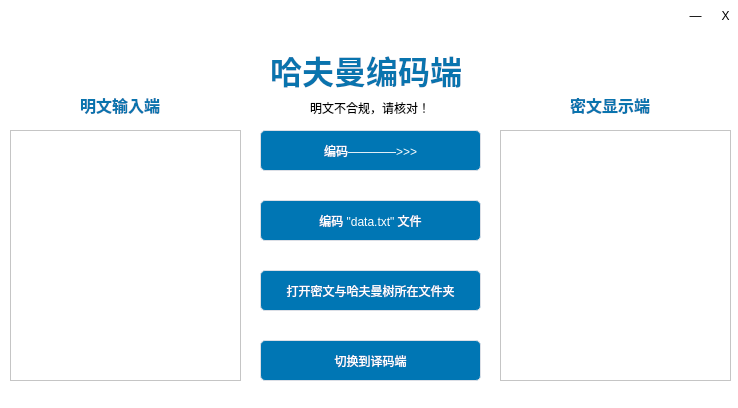
<?xml version="1.0" encoding="UTF-8"?>
<ui version="4.0">
 <class>Sender_interface</class>
 <widget class="QWidget" name="Sender_interface">
  <property name="geometry">
   <rect>
    <x>0</x>
    <y>0</y>
    <width>738</width>
    <height>408</height>
   </rect>
  </property>
  <property name="windowTitle">
   <string>Sender_interface</string>
  </property>
  <widget class="QFrame" name="LoginMenu">
   <property name="geometry">
    <rect>
     <x>0</x>
     <y>0</y>
     <width>761</width>
     <height>421</height>
    </rect>
   </property>
   <property name="styleSheet">
    <string notr="true">background-color: rgb(255, 255, 255);</string>
   </property>
   <property name="frameShape">
    <enum>QFrame::NoFrame</enum>
   </property>
   <property name="frameShadow">
    <enum>QFrame::Raised</enum>
   </property>
   <widget class="QPushButton" name="Data_Encode_Button">
    <property name="geometry">
     <rect>
      <x>260</x>
      <y>200</y>
      <width>221</width>
      <height>41</height>
     </rect>
    </property>
    <property name="cursor">
     <cursorShape>OpenHandCursor</cursorShape>
    </property>
    <property name="styleSheet">
     <string notr="true">QPushButton {
    background-color: #0076b4;
    border: 1px solid #dcdfe6;
    padding: 10px;
    border-radius: 5px;
	color: rgb(255, 255, 255);
	font: 600 10pt &quot;Segoe UI Variable Text Semibold&quot;;
}

QPushButton:hover {
    background-color: #ecf5ff;
    color: #409eff;
}
</string>
    </property>
    <property name="text">
     <string>编码 &quot;data.txt&quot; 文件</string>
    </property>
   </widget>
   <widget class="QLabel" name="Welcome_Label">
    <property name="geometry">
     <rect>
      <x>270</x>
      <y>40</y>
      <width>201</width>
      <height>61</height>
     </rect>
    </property>
    <property name="text">
     <string>&lt;html&gt;&lt;head/&gt;&lt;body&gt;&lt;p&gt;&lt;span style=&quot; font-size:24pt; font-weight:700; color:#0974ae;&quot;&gt;哈夫曼编码端&lt;/span&gt;&lt;/p&gt;&lt;/body&gt;&lt;/html&gt;</string>
    </property>
   </widget>
   <widget class="QPushButton" name="Close_Button">
    <property name="geometry">
     <rect>
      <x>710</x>
      <y>0</y>
      <width>31</width>
      <height>31</height>
     </rect>
    </property>
    <property name="styleSheet">
     <string notr="true">QPushButton{
border-style:outset;
background-color: rgba(255, 255, 255, 0);
border-radius:0px
}

QPushButton:hover{ 
	background-color: rgb(255, 0, 0);
}
 
QPushButton:pressed{
	background-color: rgb(220,92,102);
}</string>
    </property>
    <property name="text">
     <string>X</string>
    </property>
   </widget>
   <widget class="QPushButton" name="Hide_Button">
    <property name="geometry">
     <rect>
      <x>680</x>
      <y>0</y>
      <width>31</width>
      <height>31</height>
     </rect>
    </property>
    <property name="styleSheet">
     <string notr="true">QPushButton{
border-style:outset;
background-color: rgba(255, 255, 255, 0);
border-radius:0px
}

QPushButton:hover{ 
	background-color: rgb(239, 231, 231);
}
 
QPushButton:pressed{
	background-color: rgb(243,234,234);
}</string>
    </property>
    <property name="text">
     <string>—</string>
    </property>
   </widget>
   <widget class="QPushButton" name="Change_Button">
    <property name="geometry">
     <rect>
      <x>260</x>
      <y>340</y>
      <width>221</width>
      <height>41</height>
     </rect>
    </property>
    <property name="cursor">
     <cursorShape>OpenHandCursor</cursorShape>
    </property>
    <property name="styleSheet">
     <string notr="true">QPushButton {
    background-color: #0076b4;
    border: 1px solid #dcdfe6;
    padding: 10px;
    border-radius: 5px;
	color: rgb(255, 255, 255);
	font: 600 10pt &quot;Segoe UI Variable Text Semibold&quot;;
}

QPushButton:hover {
    background-color: #ecf5ff;
    color: #409eff;
}
</string>
    </property>
    <property name="text">
     <string>切换到译码端</string>
    </property>
   </widget>
   <widget class="QPushButton" name="Open_FileFolder">
    <property name="geometry">
     <rect>
      <x>260</x>
      <y>270</y>
      <width>221</width>
      <height>41</height>
     </rect>
    </property>
    <property name="cursor">
     <cursorShape>OpenHandCursor</cursorShape>
    </property>
    <property name="styleSheet">
     <string notr="true">QPushButton {
    background-color: #0076b4;
    border: 1px solid #dcdfe6;
    padding: 10px;
    border-radius: 5px;
	color: rgb(255, 255, 255);
	font: 600 10pt &quot;Segoe UI Variable Text Semibold&quot;;
}

QPushButton:hover {
    background-color: #ecf5ff;
    color: #409eff;
}
</string>
    </property>
    <property name="text">
     <string>打开密文与哈夫曼树所在文件夹</string>
    </property>
   </widget>
   <widget class="QPushButton" name="Straight_Encode_Button">
    <property name="geometry">
     <rect>
      <x>260</x>
      <y>130</y>
      <width>221</width>
      <height>41</height>
     </rect>
    </property>
    <property name="cursor">
     <cursorShape>OpenHandCursor</cursorShape>
    </property>
    <property name="styleSheet">
     <string notr="true">QPushButton {
    background-color: #0076b4;
    border: 1px solid #dcdfe6;
    padding: 10px;
    border-radius: 5px;
	color: rgb(255, 255, 255);
	font: 600 10pt &quot;Segoe UI Variable Text Semibold&quot;;
}

QPushButton:hover {
    background-color: #ecf5ff;
    color: #409eff;
}
</string>
    </property>
    <property name="text">
     <string>编码————&gt;&gt;&gt;</string>
    </property>
   </widget>
   <widget class="QPlainTextEdit" name="plainTextEdit">
    <property name="geometry">
     <rect>
      <x>10</x>
      <y>130</y>
      <width>231</width>
      <height>251</height>
     </rect>
    </property>
   </widget>
   <widget class="QLabel" name="Welcome_Label_2">
    <property name="geometry">
     <rect>
      <x>80</x>
      <y>90</y>
      <width>81</width>
      <height>31</height>
     </rect>
    </property>
    <property name="text">
     <string>&lt;html&gt;&lt;head/&gt;&lt;body&gt;&lt;p&gt;&lt;span style=&quot; font-size:12pt; font-weight:700; color:#0974ae;&quot;&gt;明文输入端&lt;/span&gt;&lt;/p&gt;&lt;/body&gt;&lt;/html&gt;</string>
    </property>
   </widget>
   <widget class="QTextBrowser" name="textBrowser">
    <property name="geometry">
     <rect>
      <x>500</x>
      <y>130</y>
      <width>231</width>
      <height>251</height>
     </rect>
    </property>
    <property name="styleSheet">
     <string notr="true">border-color: rgb(170, 170, 255);</string>
    </property>
   </widget>
   <widget class="QLabel" name="Welcome_Label_3">
    <property name="geometry">
     <rect>
      <x>570</x>
      <y>90</y>
      <width>111</width>
      <height>31</height>
     </rect>
    </property>
    <property name="text">
     <string>&lt;html&gt;&lt;head/&gt;&lt;body&gt;&lt;p&gt;&lt;span style=&quot; font-size:12pt; font-weight:700; color:#0974ae;&quot;&gt;密文显示端&lt;/span&gt;&lt;/p&gt;&lt;/body&gt;&lt;/html&gt;</string>
    </property>
   </widget>
   <widget class="QLabel" name="Complete_Code_Label">
    <property name="geometry">
     <rect>
      <x>340</x>
      <y>100</y>
      <width>131</width>
      <height>16</height>
     </rect>
    </property>
    <property name="text">
     <string>编码完成</string>
    </property>
   </widget>
   <widget class="QLabel" name="Not_Null_Label">
    <property name="geometry">
     <rect>
      <x>340</x>
      <y>100</y>
      <width>131</width>
      <height>16</height>
     </rect>
    </property>
    <property name="text">
     <string>输入端为空！</string>
    </property>
   </widget>
   <widget class="QLabel" name="Wrong_Code_Label_2">
    <property name="geometry">
     <rect>
      <x>310</x>
      <y>100</y>
      <width>131</width>
      <height>16</height>
     </rect>
    </property>
    <property name="text">
     <string>明文不合规，请核对！</string>
    </property>
   </widget>
  </widget>
 </widget>
 <resources/>
 <connections>
  <connection>
   <sender>plainTextEdit</sender>
   <signal>textChanged()</signal>
   <receiver>Sender_interface</receiver>
   <slot>on_plainTextEdit_textChanged()</slot>
   <hints>
    <hint type="sourcelabel">
     <x>143</x>
     <y>209</y>
    </hint>
    <hint type="destinationlabel">
     <x>75</x>
     <y>500</y>
    </hint>
   </hints>
  </connection>
 </connections>
 <slots>
  <slot>on_plainTextEdit_textChanged()</slot>
 </slots>
</ui>
